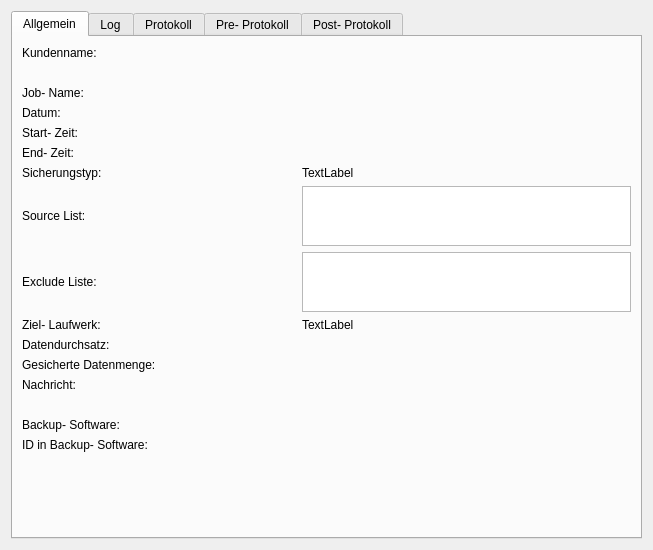
<?xml version="1.0" encoding="UTF-8"?>
<ui version="4.0">
 <class>BackupMonitorViewJob</class>
 <widget class="QWidget" name="BackupMonitorViewJob">
  <property name="geometry">
   <rect>
    <x>0</x>
    <y>0</y>
    <width>653</width>
    <height>550</height>
   </rect>
  </property>
  <property name="windowTitle">
   <string>Backup- Monitor</string>
  </property>
  <layout class="QVBoxLayout" name="verticalLayout">
   <item>
    <widget class="QTabWidget" name="tabWidget">
     <property name="currentIndex">
      <number>0</number>
     </property>
     <widget class="QWidget" name="tabOverviewJob">
      <attribute name="title">
       <string>Allgemein</string>
      </attribute>
      <layout class="QGridLayout" name="gridLayout">
       <item row="15" column="0">
        <widget class="QLabel" name="label_9">
         <property name="text">
          <string>ID in Backup- Software:</string>
         </property>
        </widget>
       </item>
       <item row="16" column="0">
        <spacer name="verticalSpacer">
         <property name="orientation">
          <enum>Qt::Vertical</enum>
         </property>
         <property name="sizeHint" stdset="0">
          <size>
           <width>20</width>
           <height>40</height>
          </size>
         </property>
        </spacer>
       </item>
       <item row="13" column="0">
        <spacer name="verticalSpacer_2">
         <property name="orientation">
          <enum>Qt::Vertical</enum>
         </property>
         <property name="sizeType">
          <enum>QSizePolicy::Fixed</enum>
         </property>
         <property name="sizeHint" stdset="0">
          <size>
           <width>20</width>
           <height>20</height>
          </size>
         </property>
        </spacer>
       </item>
       <item row="14" column="0">
        <widget class="QLabel" name="label_8">
         <property name="text">
          <string>Backup- Software:</string>
         </property>
        </widget>
       </item>
       <item row="3" column="0">
        <widget class="QLabel" name="label_2">
         <property name="text">
          <string>Datum:</string>
         </property>
        </widget>
       </item>
       <item row="4" column="0">
        <widget class="QLabel" name="label_3">
         <property name="text">
          <string>Start- Zeit:</string>
         </property>
        </widget>
       </item>
       <item row="2" column="0">
        <widget class="QLabel" name="label">
         <property name="text">
          <string>Job- Name:</string>
         </property>
         <property name="wordWrap">
          <bool>true</bool>
         </property>
        </widget>
       </item>
       <item row="5" column="0">
        <widget class="QLabel" name="label_4">
         <property name="text">
          <string>End- Zeit:</string>
         </property>
        </widget>
       </item>
       <item row="12" column="0">
        <widget class="QLabel" name="label_6">
         <property name="text">
          <string>Nachricht:</string>
         </property>
        </widget>
       </item>
       <item row="0" column="0">
        <widget class="QLabel" name="label_7">
         <property name="text">
          <string>Kundenname:</string>
         </property>
        </widget>
       </item>
       <item row="4" column="2">
        <widget class="QLabel" name="labelStartTime">
         <property name="text">
          <string/>
         </property>
         <property name="wordWrap">
          <bool>true</bool>
         </property>
        </widget>
       </item>
       <item row="0" column="2">
        <widget class="QLabel" name="labelCustomerName">
         <property name="text">
          <string/>
         </property>
         <property name="wordWrap">
          <bool>true</bool>
         </property>
        </widget>
       </item>
       <item row="1" column="0">
        <spacer name="verticalSpacer_3">
         <property name="orientation">
          <enum>Qt::Vertical</enum>
         </property>
         <property name="sizeType">
          <enum>QSizePolicy::Fixed</enum>
         </property>
         <property name="sizeHint" stdset="0">
          <size>
           <width>20</width>
           <height>20</height>
          </size>
         </property>
        </spacer>
       </item>
       <item row="2" column="2">
        <widget class="QLabel" name="labelJobName">
         <property name="text">
          <string/>
         </property>
         <property name="wordWrap">
          <bool>true</bool>
         </property>
        </widget>
       </item>
       <item row="3" column="2">
        <widget class="QLabel" name="labelDate">
         <property name="text">
          <string/>
         </property>
         <property name="wordWrap">
          <bool>true</bool>
         </property>
        </widget>
       </item>
       <item row="11" column="0">
        <widget class="QLabel" name="label_10">
         <property name="text">
          <string>Gesicherte Datenmenge:</string>
         </property>
        </widget>
       </item>
       <item row="15" column="2">
        <widget class="QLabel" name="labelBackupSoftwareId">
         <property name="text">
          <string/>
         </property>
         <property name="wordWrap">
          <bool>true</bool>
         </property>
        </widget>
       </item>
       <item row="14" column="2">
        <widget class="QLabel" name="labelBackupSoftware">
         <property name="text">
          <string/>
         </property>
         <property name="wordWrap">
          <bool>true</bool>
         </property>
        </widget>
       </item>
       <item row="7" column="0">
        <widget class="QLabel" name="label_11">
         <property name="text">
          <string>Source List:</string>
         </property>
        </widget>
       </item>
       <item row="5" column="2">
        <widget class="QLabel" name="labelEndTime">
         <property name="text">
          <string/>
         </property>
         <property name="wordWrap">
          <bool>true</bool>
         </property>
        </widget>
       </item>
       <item row="10" column="0">
        <widget class="QLabel" name="label_13">
         <property name="text">
          <string>Datendurchsatz:</string>
         </property>
        </widget>
       </item>
       <item row="6" column="0">
        <widget class="QLabel" name="label_14">
         <property name="text">
          <string>Sicherungstyp:</string>
         </property>
        </widget>
       </item>
       <item row="8" column="0">
        <widget class="QLabel" name="label_12">
         <property name="text">
          <string>Exclude Liste:</string>
         </property>
        </widget>
       </item>
       <item row="10" column="2">
        <widget class="QLabel" name="labelThroughput">
         <property name="text">
          <string/>
         </property>
         <property name="wordWrap">
          <bool>true</bool>
         </property>
        </widget>
       </item>
       <item row="8" column="1">
        <spacer name="horizontalSpacer_3">
         <property name="orientation">
          <enum>Qt::Horizontal</enum>
         </property>
         <property name="sizeType">
          <enum>QSizePolicy::Maximum</enum>
         </property>
         <property name="sizeHint" stdset="0">
          <size>
           <width>140</width>
           <height>20</height>
          </size>
         </property>
        </spacer>
       </item>
       <item row="11" column="2">
        <widget class="QLabel" name="labelDataSize">
         <property name="text">
          <string/>
         </property>
         <property name="wordWrap">
          <bool>true</bool>
         </property>
        </widget>
       </item>
       <item row="8" column="2">
        <widget class="QTextEdit" name="textEditExcludeList">
         <property name="maximumSize">
          <size>
           <width>16777215</width>
           <height>60</height>
          </size>
         </property>
        </widget>
       </item>
       <item row="12" column="2">
        <widget class="QLabel" name="labelMessage">
         <property name="text">
          <string/>
         </property>
         <property name="wordWrap">
          <bool>true</bool>
         </property>
        </widget>
       </item>
       <item row="7" column="2">
        <widget class="QTextEdit" name="textEditSourceList">
         <property name="maximumSize">
          <size>
           <width>16777215</width>
           <height>60</height>
          </size>
         </property>
        </widget>
       </item>
       <item row="6" column="2">
        <widget class="QLabel" name="labelJobType">
         <property name="text">
          <string>TextLabel</string>
         </property>
         <property name="wordWrap">
          <bool>true</bool>
         </property>
        </widget>
       </item>
       <item row="9" column="0">
        <widget class="QLabel" name="label_5">
         <property name="text">
          <string>Ziel- Laufwerk:</string>
         </property>
        </widget>
       </item>
       <item row="9" column="2">
        <widget class="QLabel" name="labelDestinationDrive">
         <property name="text">
          <string>TextLabel</string>
         </property>
        </widget>
       </item>
      </layout>
     </widget>
     <widget class="QWidget" name="tabLog">
      <attribute name="title">
       <string>Log</string>
      </attribute>
      <layout class="QVBoxLayout" name="verticalLayout_6">
       <item>
        <widget class="BackupMonitorLogWidget" name="widgetLog" native="true"/>
       </item>
      </layout>
     </widget>
     <widget class="QWidget" name="tabProtocol">
      <attribute name="title">
       <string>Protokoll</string>
      </attribute>
      <layout class="QVBoxLayout" name="verticalLayout_2">
       <item>
        <widget class="QPlainTextEdit" name="textProtocol"/>
       </item>
       <item>
        <layout class="QHBoxLayout" name="horizontalLayout">
         <item>
          <widget class="QPushButton" name="pushProtocolBackward">
           <property name="sizePolicy">
            <sizepolicy hsizetype="Minimum" vsizetype="Preferred">
             <horstretch>0</horstretch>
             <verstretch>0</verstretch>
            </sizepolicy>
           </property>
           <property name="text">
            <string>&lt;</string>
           </property>
          </widget>
         </item>
         <item>
          <layout class="QVBoxLayout" name="verticalLayout_5" stretch="0,0">
           <property name="spacing">
            <number>0</number>
           </property>
           <property name="sizeConstraint">
            <enum>QLayout::SetDefaultConstraint</enum>
           </property>
           <item>
            <widget class="QSlider" name="sliderProtocolPage">
             <property name="orientation">
              <enum>Qt::Horizontal</enum>
             </property>
            </widget>
           </item>
           <item>
            <widget class="QLabel" name="labelProtocolPages">
             <property name="font">
              <font>
               <pointsize>7</pointsize>
              </font>
             </property>
             <property name="text">
              <string>Seite x/y</string>
             </property>
             <property name="alignment">
              <set>Qt::AlignCenter</set>
             </property>
            </widget>
           </item>
          </layout>
         </item>
         <item>
          <widget class="QPushButton" name="pushProtocolForward">
           <property name="sizePolicy">
            <sizepolicy hsizetype="Minimum" vsizetype="Preferred">
             <horstretch>0</horstretch>
             <verstretch>0</verstretch>
            </sizepolicy>
           </property>
           <property name="text">
            <string>&gt;</string>
           </property>
          </widget>
         </item>
         <item>
          <spacer name="horizontalSpacer">
           <property name="orientation">
            <enum>Qt::Horizontal</enum>
           </property>
           <property name="sizeHint" stdset="0">
            <size>
             <width>40</width>
             <height>20</height>
            </size>
           </property>
          </spacer>
         </item>
         <item>
          <spacer name="horizontalSpacer_2">
           <property name="orientation">
            <enum>Qt::Horizontal</enum>
           </property>
           <property name="sizeType">
            <enum>QSizePolicy::Fixed</enum>
           </property>
           <property name="sizeHint" stdset="0">
            <size>
             <width>15</width>
             <height>20</height>
            </size>
           </property>
          </spacer>
         </item>
         <item>
          <widget class="QCheckBox" name="checkBoxProtocolWordWrap">
           <property name="text">
            <string>Automatischer Zeilenumbruch</string>
           </property>
          </widget>
         </item>
        </layout>
       </item>
      </layout>
     </widget>
     <widget class="QWidget" name="tabPreProtocol">
      <attribute name="title">
       <string>Pre- Protokoll</string>
      </attribute>
      <layout class="QVBoxLayout" name="verticalLayout_3">
       <item>
        <widget class="QPlainTextEdit" name="textProtocolPre"/>
       </item>
       <item>
        <layout class="QHBoxLayout" name="horizontalLayout_2">
         <item>
          <widget class="QPushButton" name="pushProtocolPreBackward">
           <property name="sizePolicy">
            <sizepolicy hsizetype="Minimum" vsizetype="Preferred">
             <horstretch>0</horstretch>
             <verstretch>0</verstretch>
            </sizepolicy>
           </property>
           <property name="text">
            <string>&lt;</string>
           </property>
          </widget>
         </item>
         <item>
          <layout class="QVBoxLayout" name="verticalLayout_51" stretch="0,0">
           <property name="spacing">
            <number>0</number>
           </property>
           <property name="sizeConstraint">
            <enum>QLayout::SetDefaultConstraint</enum>
           </property>
           <item>
            <widget class="QSlider" name="sliderProtocolPrePage">
             <property name="orientation">
              <enum>Qt::Horizontal</enum>
             </property>
            </widget>
           </item>
           <item>
            <widget class="QLabel" name="labelProtocolPrePages">
             <property name="font">
              <font>
               <pointsize>7</pointsize>
              </font>
             </property>
             <property name="text">
              <string>Seite x/y</string>
             </property>
             <property name="alignment">
              <set>Qt::AlignCenter</set>
             </property>
            </widget>
           </item>
          </layout>
         </item>
         <item>
          <widget class="QPushButton" name="pushProtocolPreForward">
           <property name="sizePolicy">
            <sizepolicy hsizetype="Minimum" vsizetype="Preferred">
             <horstretch>0</horstretch>
             <verstretch>0</verstretch>
            </sizepolicy>
           </property>
           <property name="text">
            <string>&gt;</string>
           </property>
          </widget>
         </item>
         <item>
          <spacer name="horizontalSpacer_4">
           <property name="orientation">
            <enum>Qt::Horizontal</enum>
           </property>
           <property name="sizeHint" stdset="0">
            <size>
             <width>40</width>
             <height>20</height>
            </size>
           </property>
          </spacer>
         </item>
         <item>
          <spacer name="horizontalSpacer_5">
           <property name="orientation">
            <enum>Qt::Horizontal</enum>
           </property>
           <property name="sizeType">
            <enum>QSizePolicy::Fixed</enum>
           </property>
           <property name="sizeHint" stdset="0">
            <size>
             <width>15</width>
             <height>20</height>
            </size>
           </property>
          </spacer>
         </item>
         <item>
          <widget class="QCheckBox" name="checkBoxProtocolPreWordWrap">
           <property name="text">
            <string>Automatischer Zeilenumbruch</string>
           </property>
          </widget>
         </item>
        </layout>
       </item>
      </layout>
     </widget>
     <widget class="QWidget" name="tabPostProtocol">
      <attribute name="title">
       <string>Post- Protokoll</string>
      </attribute>
      <layout class="QVBoxLayout" name="verticalLayout_4">
       <item>
        <widget class="QPlainTextEdit" name="textProtocolPost"/>
       </item>
       <item>
        <layout class="QHBoxLayout" name="horizontalLayout_3">
         <item>
          <widget class="QPushButton" name="pushProtocolPostBackward">
           <property name="sizePolicy">
            <sizepolicy hsizetype="Minimum" vsizetype="Preferred">
             <horstretch>0</horstretch>
             <verstretch>0</verstretch>
            </sizepolicy>
           </property>
           <property name="text">
            <string>&lt;</string>
           </property>
          </widget>
         </item>
         <item>
          <layout class="QVBoxLayout" name="verticalLayout_51" stretch="0,0">
           <property name="spacing">
            <number>0</number>
           </property>
           <property name="sizeConstraint">
            <enum>QLayout::SetDefaultConstraint</enum>
           </property>
           <item>
            <widget class="QSlider" name="sliderProtocolPostPage">
             <property name="orientation">
              <enum>Qt::Horizontal</enum>
             </property>
            </widget>
           </item>
           <item>
            <widget class="QLabel" name="labelProtocolPostPages">
             <property name="font">
              <font>
               <pointsize>7</pointsize>
              </font>
             </property>
             <property name="text">
              <string>Seite x/y</string>
             </property>
             <property name="alignment">
              <set>Qt::AlignCenter</set>
             </property>
            </widget>
           </item>
          </layout>
         </item>
         <item>
          <widget class="QPushButton" name="pushProtocolPostForward">
           <property name="sizePolicy">
            <sizepolicy hsizetype="Minimum" vsizetype="Preferred">
             <horstretch>0</horstretch>
             <verstretch>0</verstretch>
            </sizepolicy>
           </property>
           <property name="text">
            <string>&gt;</string>
           </property>
          </widget>
         </item>
         <item>
          <spacer name="horizontalSpacer_6">
           <property name="orientation">
            <enum>Qt::Horizontal</enum>
           </property>
           <property name="sizeHint" stdset="0">
            <size>
             <width>40</width>
             <height>20</height>
            </size>
           </property>
          </spacer>
         </item>
         <item>
          <spacer name="horizontalSpacer_7">
           <property name="orientation">
            <enum>Qt::Horizontal</enum>
           </property>
           <property name="sizeType">
            <enum>QSizePolicy::Fixed</enum>
           </property>
           <property name="sizeHint" stdset="0">
            <size>
             <width>15</width>
             <height>20</height>
            </size>
           </property>
          </spacer>
         </item>
         <item>
          <widget class="QCheckBox" name="checkBoxProtocolPostWordWrap">
           <property name="text">
            <string>Automatischer Zeilenumbruch</string>
           </property>
          </widget>
         </item>
        </layout>
       </item>
      </layout>
     </widget>
    </widget>
   </item>
  </layout>
 </widget>
 <customwidgets>
  <customwidget>
   <class>BackupMonitorLogWidget</class>
   <extends>QWidget</extends>
   <header>BackupMonitor/BackupMonitorLogWidget.h</header>
   <container>1</container>
  </customwidget>
 </customwidgets>
 <resources/>
 <connections/>
</ui>
